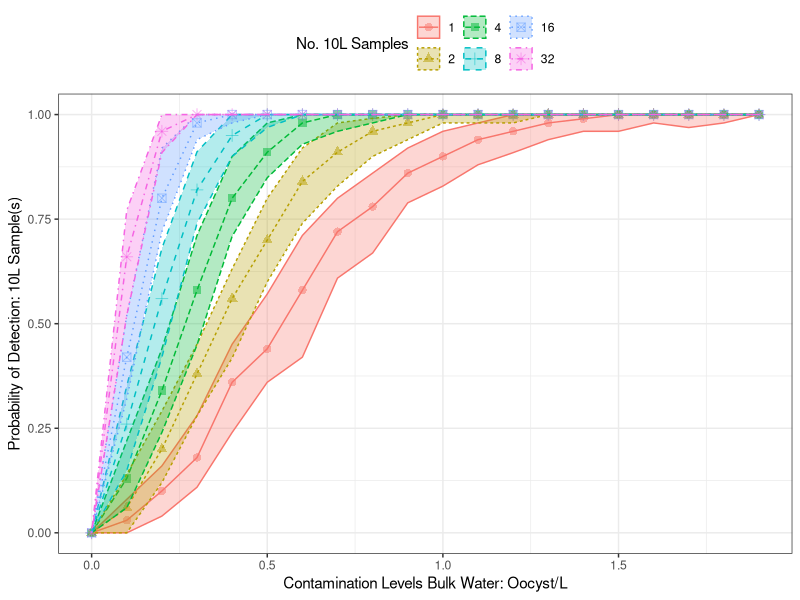
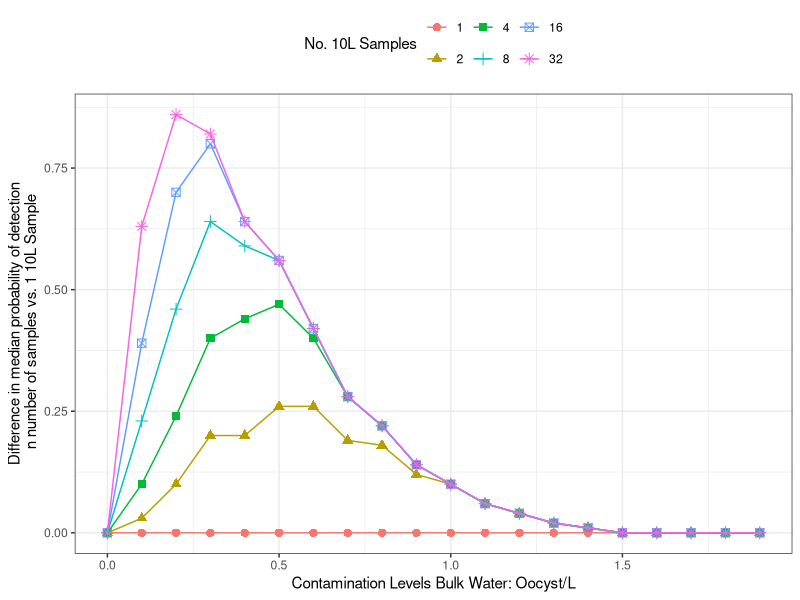
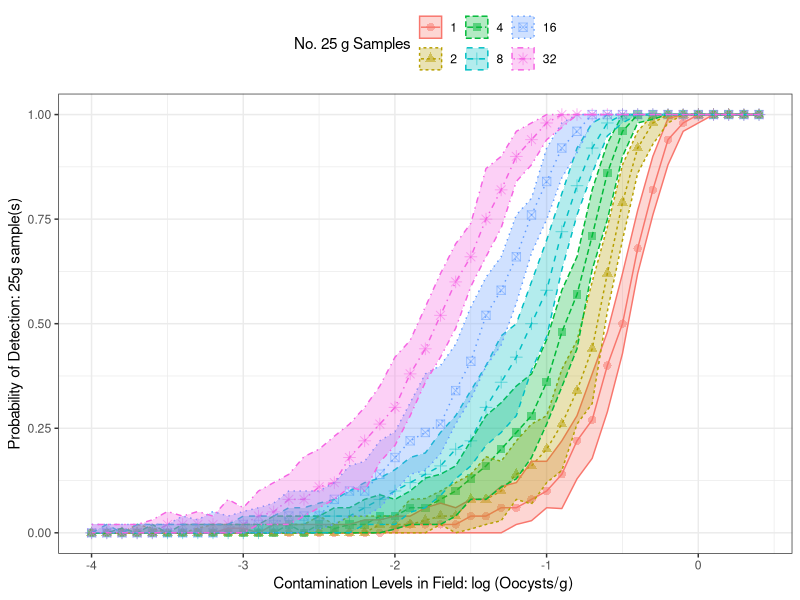
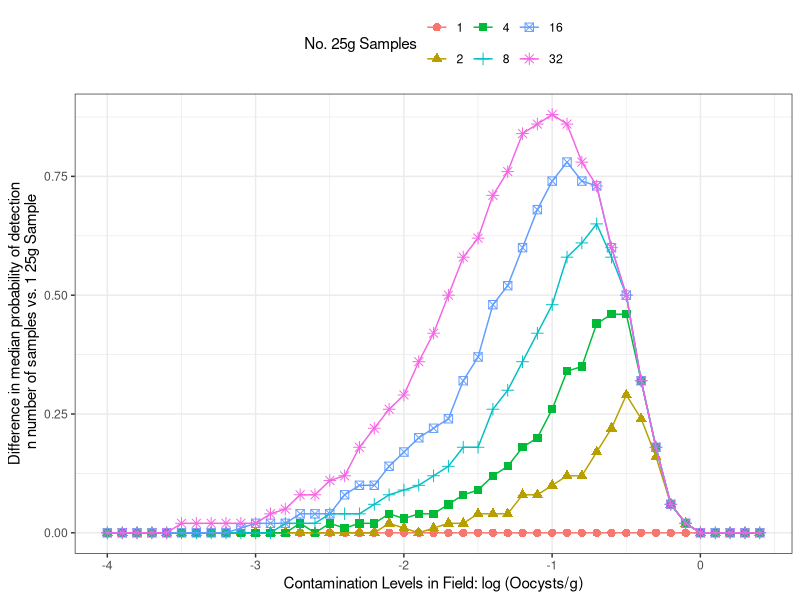
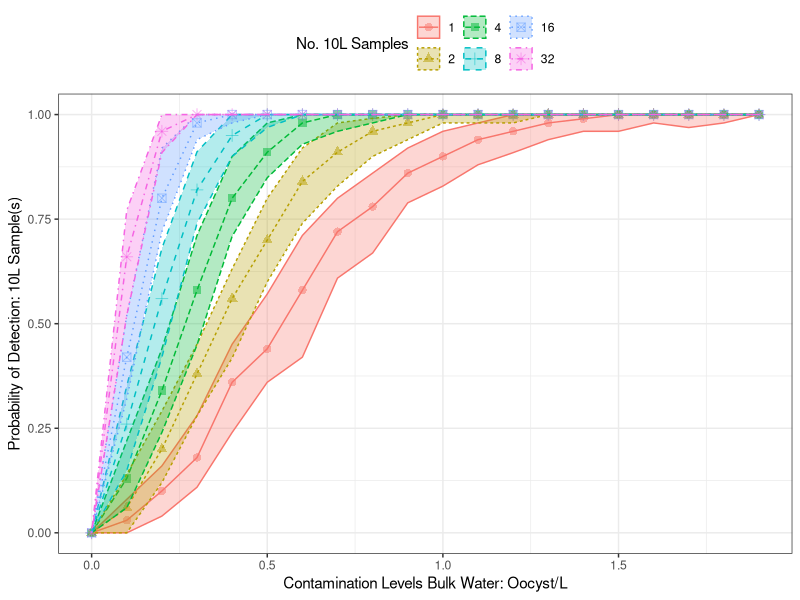
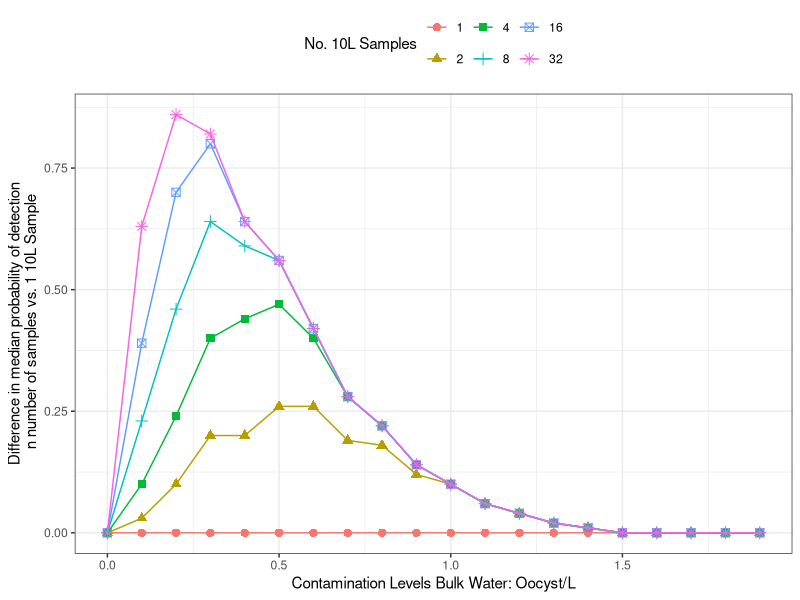
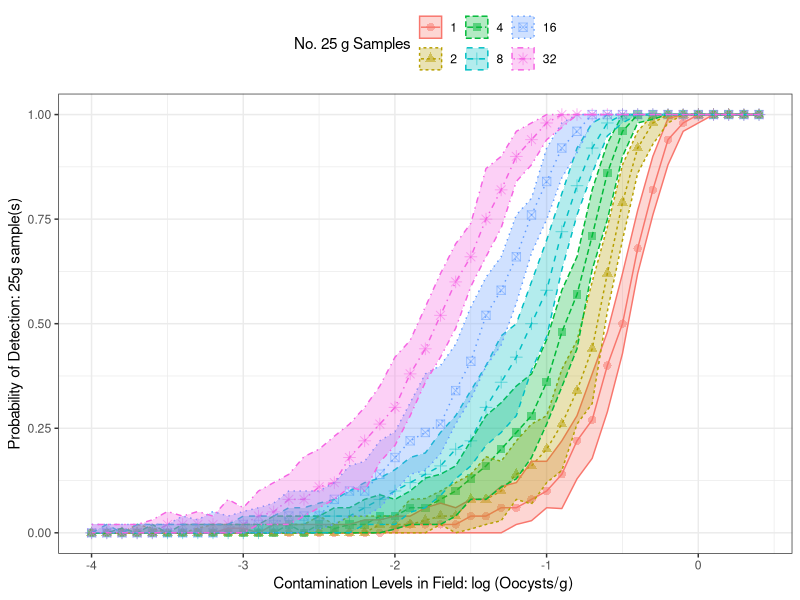
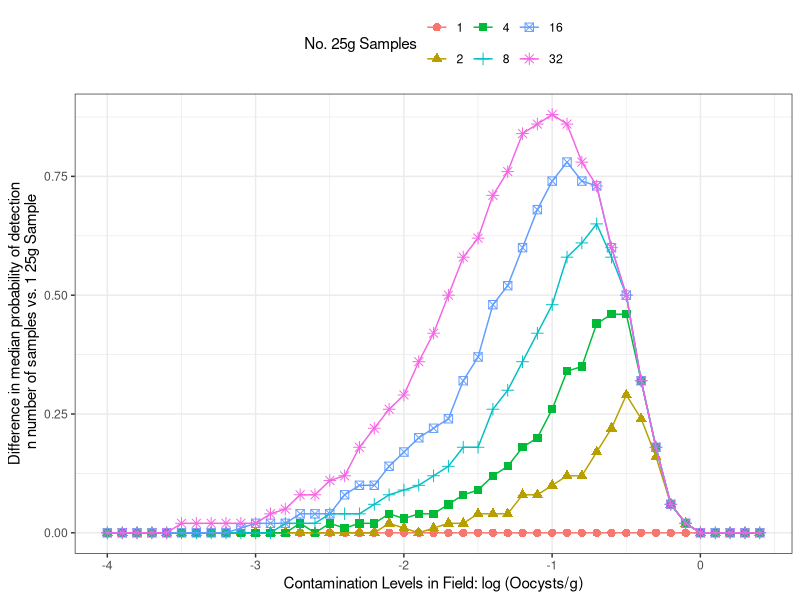

The R source for these figures, in order: (Note: this script raises an error after producing the figures.)
## ---- chunk 1
library(tidyverse)
library(reshape2)
## ---- chunk 2
Unc_Conts<-read_csv("Data_Cilantro_Outputs/Water_Testing_Analysis_R2.csv")
## ---- chunk 3
Unc_Conts<-Unc_Conts %>% 
  select(-...1) %>% 
  mutate(N10Lsamples= as.factor(N10Lsamples)) %>% 
  group_by(N10Lsamples, Conts) %>% 
  summarise(median = median(PDetect), q05 = quantile(PDetect, 0.05), q95 = quantile(PDetect, 0.95)) 
## ---- chunk 4
Unc_Conts %>% 
  filter(Conts <2) %>% 
  ggplot(aes(x = Conts, y = median, shape =N10Lsamples, linetype =N10Lsamples, color =N10Lsamples,ymin=q05, ymax=q95, fill = N10Lsamples))+
  geom_point(alpha = 0.5,size = 2.5)+
  geom_line()+
  geom_ribbon(alpha= 0.3)+
  labs(x = "Contamination Levels Bulk Water: Oocyst/L", y = "Probability of Detection: 10L Sample(s)", fill = "No. 10L Samples", color= "No. 10L Samples", shape = "No. 10L Samples", linetype ="No. 10L Samples" )+
  theme_bw()+
  theme(legend.position="top")


ggsave("Contamination vs Method-R2.jpeg", width = 15, height = 10, units = "cm", dpi = 600)
## ---- chunk 5
Conts_WT = Unc_Conts[1:200,2]


WT_1<-Unc_Conts %>% 
  filter(N10Lsamples==1)

WT_2<-Unc_Conts %>% 
  filter(N10Lsamples==2)

WT_4<-Unc_Conts %>% 
  filter(N10Lsamples==4)

WT_8<-Unc_Conts %>% 
  filter(N10Lsamples==8)

WT_16<-Unc_Conts %>% 
  filter(N10Lsamples==16)

WT_32<-Unc_Conts %>% 
  filter(N10Lsamples==32)

Conts_WT$`1`<-WT_1$median-WT_1$median
Conts_WT$`2`<-WT_2$median-WT_1$median
Conts_WT$`4`<-WT_4$median-WT_1$median
Conts_WT$`8`<-WT_8$median-WT_1$median
Conts_WT$`16`<-WT_16$median-WT_1$median
Conts_WT$`32`<-WT_32$median-WT_1$median

Conts_WT %>% 
  melt(id = "Conts") %>% 
  filter(Conts<2) %>% 
  ggplot(aes(x = Conts, y = value, color = variable,shape =variable, fill = variable))+
  geom_point(size= 2.5)+
  geom_line()+
  theme_bw()+
  labs(x = "Contamination Levels Bulk Water: Oocyst/L", y = "Difference in median probability of detection\n n number of samples vs. 1 10L Sample", color = "No. 10L Samples", shape = "No. 10L Samples", fill = "No. 10L Samples")+
  theme(legend.position="top")

ggsave("Contamination vs Method Differences Water-R2.jpeg", width = 15, height = 10, units = "cm", dpi = 600)


## ---- chunk 6
log10(10000000/(20000*454))
## ---- chunk 7
Unc_Conts<-read_csv("Data_Cilantro_Outputs/Product_Testing_Analysis_R2.csv")
Unc_Conts$Conts<- log10(Unc_Conts$Conts)
## ---- chunk 8
Unc_Conts<-Unc_Conts %>%
  mutate(log_CFU_g_conts = log10(10^Conts/(454*22000))) %>% 
  select(-...1) %>% 
  mutate(N25gsamples= as.factor(N25gsamples)) %>% 
  group_by(N25gsamples, log_CFU_g_conts) %>% 
  summarise(median = median(PDetect), q05 = quantile(PDetect, 0.05), q95 = quantile(PDetect, 0.95)) 



Unc_Conts %>% 
  ggplot(aes(x = log_CFU_g_conts, y = median, color =N25gsamples, shape =N25gsamples, linetype =N25gsamples, ymin=q05, ymax=q95, fill = N25gsamples))+
  geom_point(alpha = 0.5, size = 2.5)+
  geom_line()+
  geom_ribbon(alpha= 0.3)+
  theme_bw()+
  theme(legend.position="top")+
  labs(x = "Contamination Levels in Field: log (Oocysts/g) ", y = "Probability of Detection: 25g sample(s)", fill = "No. 25 g Samples", color= "No. 25 g Samples", linetype = "No. 25 g Samples", shape = "No. 25 g Samples")


ggsave("Contamination vs Field Contam-R2.jpeg", width = 15, height = 10, units = "cm", dpi = 600)

## ---- chunk 9

Conts_PD = Unc_Conts[1:45,2]
as.data.frame(Conts_PD)

PD_1<-Unc_Conts %>% 
  filter(N25gsamples==1)

PD_2<-Unc_Conts %>% 
  filter(N25gsamples==2)

PD_4<-Unc_Conts %>% 
  filter(N25gsamples==4)

PD_8<-Unc_Conts %>% 
  filter(N25gsamples==8)

PD_16<-Unc_Conts %>% 
  filter(N25gsamples==16)

PD_32<-Unc_Conts %>% 
  filter(N25gsamples==32)

Conts_PD$`1`<-PD_1$median-PD_1$median
Conts_PD$`2`<-PD_2$median-PD_1$median
Conts_PD$`4`<-PD_4$median-PD_1$median
Conts_PD$`8`<-PD_8$median-PD_1$median
Conts_PD$`16`<-PD_16$median-PD_1$median
Conts_PD$`32`<-PD_32$median-PD_1$median
Conts_PD %>% 
  melt(id = "log_CFU_g_conts") %>% 
  #filter(log_CFU_g_conts<2) %>% 
  ggplot(aes(x = log_CFU_g_conts, y = value, color = variable,shape =variable, fill = variable))+
  geom_point(size= 2.5)+
  geom_line()+
  theme_bw()+
  theme(legend.position="top")+
  labs(x = "Contamination Levels in Field: log (Oocysts/g)", y = "Difference in median probability of detection\n n number of samples vs. 1 25g Sample", color = "No. 25g Samples", shape = "No. 25g Samples", fill = "No. 25g Samples")

ggsave("Contamination vs Method Differences Contam-R2.jpeg", width = 15, height = 10, units = "cm", dpi = 600)
## ---- chunk 10
#AUC
#Areas under the curve
integrate(approxfun(Conts_PD$log_CFU_g_conts, y = Conts_PD$`2`),-3.9994785337, 0.4005214663)

library(pracma)
AUC2 = trapz(Conts_PD$log_CFU_g_conts, y = Conts_PD$`2`)
AUC4 = trapz(Conts_PD$log_CFU_g_conts, y = Conts_PD$`4`)
AUC8 = trapz(Conts_PD$log_CFU_g_conts, y = Conts_PD$`8`)
AUC16 = trapz(Conts_PD$log_CFU_g_conts, y = Conts_PD$`16`)
AUC32 = trapz(Conts_PD$log_CFU_g_conts, y = Conts_PD$`32`)

AUC2/AUC4
AUC4/AUC8 
AUC8/AUC16
AUC16/AUC32

AUC32-AUC16
AUC16-AUC8
AUC8-AUC4
AUC4-AUC2

## ---- chunk 11
Unc_Conts %>% 
  filter(Conts<5.0e+06) %>% 
  ggplot(aes(x = Conts, y = median, color =N25gsamples,ymin=q05, ymax=q95, fill = N25gsamples))+
  geom_point(alpha = 0.5)+
  geom_line()+
  geom_ribbon(alpha= 0.3)+
  labs(x = "Contamiantion levels total Oocysts in Field", y = "Probability of Detection", fill = "No. 25g Samples", color= "No. 25g Samples")
## ---- chunk 12
#product Testing
PT_Qpcr_Results<-read_csv("Data_Cilantro_Outputs/qPCR_Fit_Product_Testing.csv")
PT_Qpcr_Probs<-read_csv("Data_Cilantro_Outputs/qPCR_Fit_Product_Testing_Probs.csv")

ggplot()+
  geom_hline(aes(yintercept = .29),color = "orange")+
  geom_hline(aes(yintercept = .82),color = "red")+  
  geom_vline(aes(xintercept = 5),color = "orange")+
  geom_vline(aes(xintercept = 10),color = "red")+
  geom_line(aes(x = Cont, y = `Prob Detect`), data = PT_Qpcr_Probs)+
  geom_point(aes(x = Cont, y = Results), data = PT_Qpcr_Results,position = position_jitter(height = 0.01, width = 1),shape= 21, fill = "skyblue")+
  labs(x= "Oocyst/ 25 g Sample", y = "Predicted Probability of Detection", title = "Logistic Fit: Product Testing")+
  theme_bw()

  ggsave(filename="Product Testing Fit.png",width = 15, height = 10, units = "cm", dpi = 600)
  
  
#Water Testing
PT_Qpcr_Results<-read_csv("Data_Cilantro_Outputs/qPCR_Fit_Water_Testing.csv")
PT_Qpcr_Probs<-read_csv("Data_Cilantro_Outputs/qPCR_Fit_Water_Testing_Probs.csv")

ggplot()+
  #geom_hline(aes(yintercept = .29),color = "orange")+
  geom_hline(aes(yintercept = .66),color = "red")+  
  #geom_vline(aes(xintercept = 5),color = "orange")+
  geom_vline(aes(xintercept = 6),color = "red")+
  geom_line(aes(x = Cont, y = `Prob Detect`), data = PT_Qpcr_Probs)+
  geom_point(aes(x = Cont, y = Results), data = PT_Qpcr_Results,position = position_jitter(height = 0.01, width = 1),shape= 21, fill = "skyblue")+
  labs(x= "Oocyst/ 10L Sample", y = "Predicted Probability of Detection", title = "Logistic Fit: Agricultural Water Testing")+
  theme_bw()

  ggsave(filename="Water Testing Fit.png",width = 15, height = 10, units = "cm", dpi = 600)
  
